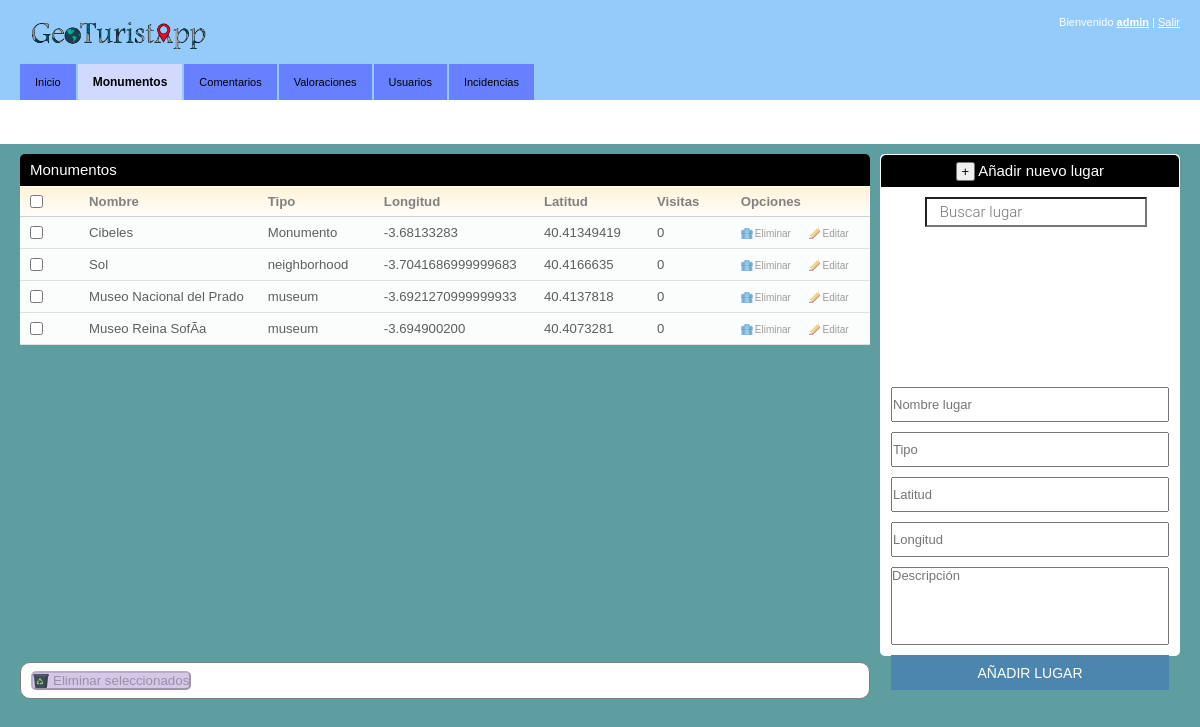
Page /inicio.php?id=monumentos (signed in) on the earlier database version.
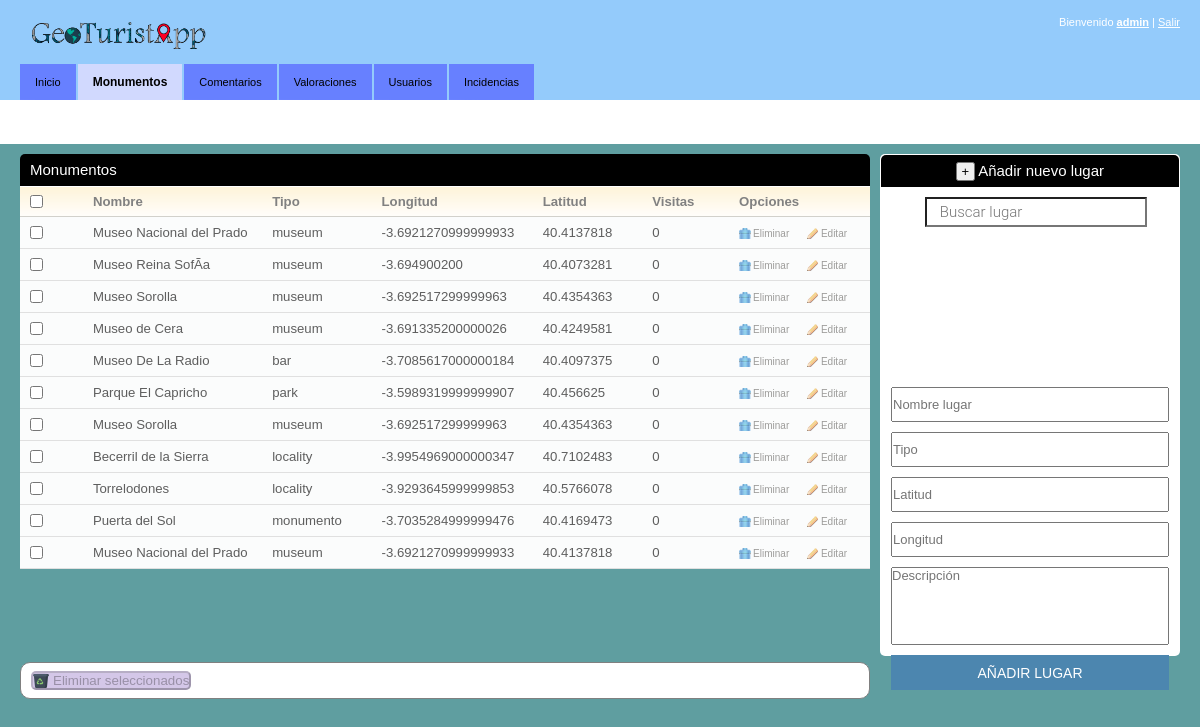
Same page on the later database version.
### tables this page shows
CREATE TABLE `lugares` (
  `id_lugar` int(11) NOT NULL,
  `nombre` varchar(150) NOT NULL,
  `tipo` varchar(200) NOT NULL,
  `latitud` varchar(150) NOT NULL,
  `longitud` varchar(150) NOT NULL,
  `hora_abre` time NOT NULL,
  `hora_cierra` time NOT NULL,
  `dias_abre` varchar(100) NOT NULL,
  `descripcion` varchar(500) NOT NULL,
  `visitas` int(5) NOT NULL
);

### funciones_BD.php (the view, shortened to what this page needs)
<?php
function obtener_lugares($conexion){
	$lugares = mysqli_query($conexion,"SELECT * FROM lugares");
	if($lugares){
		while($fila = mysqli_fetch_array($lugares))
		{
			echo "<tr>
				<td><input type='checkbox' name='lug_sel[]' class='lugares_sel' value='$fila[id_lugar]'/></td>
				<td>$fila[nombre]</td>
				<td>$fila[tipo]</td>
				<td class='long'>$fila[longitud]</td>
				<td clas='lat'>$fila[latitud]</td>
				<td>$fila[visitas]</td>
				<td><a href='inicio.php?id=monumentos&eliminar=$fila[id_lugar]'	class='ico del' onclick='return confirmar()'>Eliminar</a>
				<a href='inicio.php?id=ver_monumento&id_lugar=$fila[id_lugar]
				&nombre_lugar=$fila[nombre]&lat=$fila[latitud]&lon=$fila[longitud]' class='ico edit'>Editar</a></td>
			</tr>";
		}
	}
}
?>

### inicio.php (shortened to what this page needs)
<?php
include "funciones_BD.php";
if(isset($_SESSION['usuario'])){
?>
<!DOCTYPE>
<html>
<head>
<link href="./css/style_inicio.css" rel="stylesheet" type="text/css" />
</head>
<body>
<div id="header">
<div class="shell">
	<div id="top">
		<img src="./img/logo.png"/>
		<div id="top-navigation">
			Bienvenido <a href="#"><strong><?php echo $_SESSION['usuario']?></strong></a>
			<span>|</span>
			<a href="cerrar.php">Salir</a>
		</div>
	</div>
	<div id="navigation">
		<ul>
		    <li><a href="inicio.php"
		    	<?php if(!isset($_GET['id'])) echo "class='active'";?>><span>Inicio</span></a></li>
		    <li><a href="inicio.php?id=monumentos"
		    	<?php if(isset($_GET['id']) && $_GET['id'] == "monumentos") echo "class='active'";?>><span>Monumentos</span></a></li>
		    <li><a href="inicio.php?id=comentarios"
		    	<?php if(isset($_GET['id']) && $_GET['id'] == "comentarios") echo "class='active'";?>><span>Comentarios</span></a></li>
		    <li><a href="inicio.php?id=valoraciones"
		    	<?php if(isset($_GET['id']) && $_GET['id'] == "valoraciones") echo "class='active'";?>><span>Valoraciones</span></a></li>
		    <li><a href="inicio.php?id=usuarios"
		    	<?php if(isset($_GET['id']) && $_GET['id'] == "usuarios") echo "class='active'";?>><span>Usuarios</span></a></li>
		    <li><a href="inicio.php?id=incidencias"
		    	<?php if(isset($_GET['id']) && $_GET['id'] == "incidencias") echo "class='active'";?>><span>Incidencias</span></a></li>
		</ul>
	</div>
</div>
<div id="container">
	<div class="shell">
		<div class="small-nav">
		</div>
		<br />
		<?php
			if(isset($_GET['id'])){
				if($_GET['id'] == 'monumentos')
					include 'monumentos.php';
			}
			else{
				include 'principal.php';
			}
		?>
	</div>
</div>
<div id="footer">
</div>
</body>
</html>
<?php
}
else
{
	header("Location:cerrar.php");
}
?>

### monumentos.php (shortened to what this page needs)
<div id="monumentos">
			<div id="content">
				<div class="">
					<div class="box-head">
						<h2 class="left">Monumentos</h2>
					</div>
					<div class="table monu">
						<table id="form_lugares" width="100%" border="0" cellspacing="0" cellpadding="0">
							<tr>
								<th width="13"><input type="checkbox" class="checkbox_all" /></th>
								<th>Nombre</th>
								<th>Tipo</th>
								<th>Longitud</th>
								<th>Latitud</th>
								<th>Visitas</th>
								<th>Opciones</th>
							</tr>
						<form  method="post" onsubmit="return confirmar('monumentos')">
							<?php obtener_lugares($conexion); ?>
						</table>
					</div>
						<div class="op_eliminar">
							<button type="submit" class="papelera" name="Del_Sel">Eliminar seleccionados</button>
						</div>
				</div>
				</div>
			</div>
			<div id="sidebar">
				<div class="add-box">
					<div class="box-head">
						<h2>
							<input id="ampliar" type="button" value=" + "/>
							Añadir nuevo lugar
						</h2>
						<input class="search_box_mini" id="searchInput" class="controls" type="text" placeholder="Buscar lugar">
						<div class="map_mini" id="map"></div>
						<form id="add-lugar" action="inicio.php?id=monumentos" method="post" >
							<div id="info_lugar">
									<input id="lugar" type="text" name="lugar" placeholder="Nombre lugar" required />
									<input id="tipo" type="text" name="tipo" placeholder="Tipo" required/>
									<input id="lat" type="text" name="lat" placeholder="Latitud" required/>
									<input id="lon" type="text" name="long" placeholder="Longitud" required/>
									<textarea id="desc" name="desc" placeholder="Descripción"></textarea>
									<input class="add-lugar-button" type="submit" name="AddLugar" value="Añadir Lugar"/>
							</div>
						</form>
					</div>
					<div class="box-content">
					</div>
				</div>
			</div>
		</div>

### css/style_inicio.css (style rules this page uses)
* { padding:0; margin:0; outline:0; }
body { background:cadetblue; font-family: Verdana, sans-serif; font-size:11px; line-height:14px; color:#5e5e5e; }
input, textarea, select { font-family: Verdana, sans-serif; font-size:13px; }
textarea { overflow:hidden; }
table { font-size: 1.2em; }
a { text-decoration: underline; cursor:pointer; }
.left, .alignleft { float:left; display:inline; }
h2 { font-size:15px; font-weight: normal; }
.shell { width:1160px; margin:0 auto; }
#header { height:100px; background:url(../img/header.gif); white-space:nowrap; }
#top-navigation { float:right; white-space:nowrap; color:#fff; padding-top:15px; }
#top-navigation a { color:#fff; }
#top { height:53px; }
#navigation { height:36px; margin-top:11px; }
#navigation ul { list-style-type: none; }
#navigation ul li { float:left; display:inline; margin-right:2px; }
#navigation ul li a, #navigation ul li a span { float:left; height:36px; background:url(../img/tab.gif) no-repeat 0 0; padding:0 0 0 15px; }
#navigation ul li a span { background-position:right 0; padding:0 15px 0 0; }
#navigation ul li a { line-height:36px; color:#000000; text-decoration: none; }
#navigation ul li a.active, #navigation ul li a:hover { background-position:0 bottom; transition: all 0.2s linear }
#navigation ul li a.active span, #navigation ul li a:hover span { background-position:right bottom; transition: all 0.2s linear }
#navigation ul li a.active { font-size:12px; font-weight: bold; color:#000000; }
#container { padding:20px 0; }
.small-nav { color:#000; padding-bottom:20px; }
#content { float:left; width:850px; }
#sidebar { float:right; width:300px; }
.table th { background:#EAEFFF url(../img/th.gif) repeat-x 0 0; color:#818181; text-align: left; padding:7px 10px; border-bottom:solid 1px #d2d1cb; }
.table td { background:#fbfcfc; border-bottom:solid 1px #e0e0e0; padding:8px 10px; }
.box-head { background:#000; height:32px; color:#fff; padding: 0 10px; line-height:32px; white-space:nowrap; border-bottom:solid 1px #fff; }
a.ico { color:#9d9c9a; font-size:10px; text-decoration: none; padding:0 0 0 14px; background-repeat:no-repeat; background-position:0 0; }
a.del { background-image:url(../img/del.gif) }
a.edit { background-image:url(../img/edit.gif); margin-left:14px; }
.box-content { padding:10px; }
#footer { height:44px; background:#ffffff; line-height:44px; color:#fff; }
.box-head { -moz-border-radius-topleft:5px; -moz-border-radius-topright:5px; -webkit-border-top-left-radius:5px; -webkit-border-top-right-radius:5px; }
#top img { width: 200px; margin-bottom: 10px; }
#add-lugar { color:black; }
.op_eliminar { border: 1px solid grey; height: 35px; margin-top: 5px; border-radius: 10px; background-color: white; }
.papelera { margin: 8px 10px; padding-left: 20px; background: url(../img/papelera.png) no-repeat; border-radius: 5px; background-color: #D4C7E8; }
#add-lugar input, #add-lugar-expand input { height: 35px; }
.add-box { background:white; padding:1px; margin-bottom:20px; height: 500px; -webkit-border-radius: 5px; text-align: center; }
.add-lugar-button { margin-top: 30px; border:0; text-transform: uppercase; background: #4c86af; padding: 10px; color: #FFFFFF; font-size: 14px; cursor: pointer; }
textarea { height: 78px; resize: none; overflow-y: auto; margin-top: 10px; }
#info_lugar { display: grid; }
#info_lugar input { margin-top: 10px; }
#form_lugares td { width: 180px; text-overflow: ellipsis; white-space: nowrap; overflow: hidden; }
.map_mini { width: 100%; height: 148px; margin-top: 2px; }
.search_box_mini { margin-top: 10px; background-color: #fff; font-family: Roboto; font-size: 15px; font-weight: 300; margin-left: 12px; padding: 0 11px 0 13px; text-overflow: ellipsis; width: 80%; height: 30px; }
.monu, .comen, .estadis, .users, .about { height: 470px; overflow-x: auto; }

Differences in the rows shown:
removed lugares: nombre "Cibeles", tipo "Monumento", longitud "-3.68133283", latitud "40.41349419", visitas "0"
removed lugares: nombre "Sol", tipo "neighborhood", longitud "-3.7041686999999683", latitud "40.4166635", visitas "0"
added lugares: nombre "Museo Sorolla", tipo "museum", longitud "-3.692517299999963", latitud "40.4354363", visitas "0"
added lugares: nombre "Museo de Cera", tipo "museum", longitud "-3.691335200000026", latitud "40.4249581", visitas "0"
added lugares: nombre "Museo De La Radio", tipo "bar", longitud "-3.7085617000000184", latitud "40.4097375", visitas "0"
added lugares: nombre "Parque El Capricho", tipo "park", longitud "-3.5989319999999907", latitud "40.456625", visitas "0"
added lugares: nombre "Museo Sorolla", tipo "museum", longitud "-3.692517299999963", latitud "40.4354363", visitas "0"
added lugares: nombre "Becerril de la Sierra", tipo "locality", longitud "-3.9954969000000347", latitud "40.7102483", visitas "0"
added lugares: nombre "Torrelodones", tipo "locality", longitud "-3.9293645999999853", latitud "40.5766078", visitas "0"
added lugares: nombre "Puerta del Sol", tipo "monumento", longitud "-3.7035284999999476", latitud "40.4169473", visitas "0"
added lugares: nombre "Museo Nacional del Prado", tipo "museum", longitud "-3.6921270999999933", latitud "40.4137818", visitas "0"
